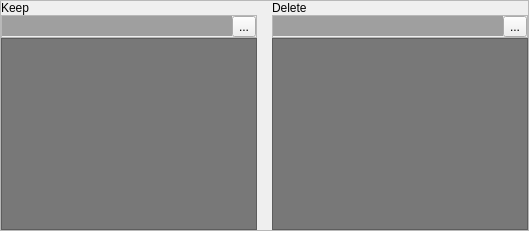
           <widget class="QFrame" name="frame_55">
            <property name="frameShape">
             <enum>QFrame::StyledPanel</enum>
            </property>
            <property name="frameShadow">
             <enum>QFrame::Raised</enum>
            </property>
            <layout class="QGridLayout" name="gridLayout_14">
             <property name="leftMargin">
              <number>0</number>
             </property>
             <property name="topMargin">
              <number>0</number>
             </property>
             <property name="rightMargin">
              <number>0</number>
             </property>
             <property name="bottomMargin">
              <number>0</number>
             </property>
             <property name="horizontalSpacing">
              <number>15</number>
             </property>
             <property name="verticalSpacing">
              <number>0</number>
             </property>
             <item row="1" column="1">
              <widget class="QFrame" name="frame_56">
               <property name="frameShape">
                <enum>QFrame::StyledPanel</enum>
               </property>
               <property name="frameShadow">
                <enum>QFrame::Raised</enum>
               </property>
               <layout class="QHBoxLayout" name="horizontalLayout_39">
                <property name="spacing">
                 <number>0</number>
                </property>
                <property name="leftMargin">
                 <number>0</number>
                </property>
                <property name="topMargin">
                 <number>0</number>
                </property>
                <property name="rightMargin">
                 <number>0</number>
                </property>
                <property name="bottomMargin">
                 <number>0</number>
                </property>
                <item>
                 <widget class="QLineEdit" name="country_no">
                  <property name="palette">
                   <palette>
                    <active>
                     <colorrole role="Base">
                      <brush brushstyle="SolidPattern">
                       <color alpha="255">
                        <red>159</red>
                        <green>159</green>
                        <blue>159</blue>
                       </color>
                      </brush>
                     </colorrole>
                    </active>
                    <inactive>
                     <colorrole role="Base">
                      <brush brushstyle="SolidPattern">
                       <color alpha="255">
                        <red>159</red>
                        <green>159</green>
                        <blue>159</blue>
                       </color>
                      </brush>
                     </colorrole>
                    </inactive>
                    <disabled>
                     <colorrole role="Base">
                      <brush brushstyle="SolidPattern">
                       <color alpha="255">
                        <red>108</red>
                        <green>108</green>
                        <blue>108</blue>
                       </color>
                      </brush>
                     </colorrole>
                    </disabled>
                   </palette>
                  </property>
                  <property name="autoFillBackground">
                   <bool>true</bool>
                  </property>
                  <property name="frame">
                   <bool>false</bool>
                  </property>
                 </widget>
                </item>
                <item>
                 <widget class="QToolButton" name="country_no_button">
                  <property name="text">
                   <string>...</string>
                  </property>
                 </widget>
                </item>
               </layout>
              </widget>
             </item>
             <item row="1" column="0">
              <widget class="QFrame" name="frame_57">
               <property name="frameShape">
                <enum>QFrame::StyledPanel</enum>
               </property>
               <property name="frameShadow">
                <enum>QFrame::Raised</enum>
               </property>
               <layout class="QHBoxLayout" name="horizontalLayout_40">
                <property name="spacing">
                 <number>0</number>
                </property>
                <property name="leftMargin">
                 <number>0</number>
                </property>
                <property name="topMargin">
                 <number>0</number>
                </property>
                <property name="rightMargin">
                 <number>0</number>
                </property>
                <property name="bottomMargin">
                 <number>0</number>
                </property>
                <item>
                 <widget class="QLineEdit" name="country_yes">
                  <property name="palette">
                   <palette>
                    <active>
                     <colorrole role="Base">
                      <brush brushstyle="SolidPattern">
                       <color alpha="255">
                        <red>159</red>
                        <green>159</green>
                        <blue>159</blue>
                       </color>
                      </brush>
                     </colorrole>
                    </active>
                    <inactive>
                     <colorrole role="Base">
                      <brush brushstyle="SolidPattern">
                       <color alpha="255">
                        <red>159</red>
                        <green>159</green>
                        <blue>159</blue>
                       </color>
                      </brush>
                     </colorrole>
                    </inactive>
                    <disabled>
                     <colorrole role="Base">
                      <brush brushstyle="SolidPattern">
                       <color alpha="255">
                        <red>108</red>
                        <green>108</green>
                        <blue>108</blue>
                       </color>
                      </brush>
                     </colorrole>
                    </disabled>
                   </palette>
                  </property>
                  <property name="autoFillBackground">
                   <bool>true</bool>
                  </property>
                  <property name="frame">
                   <bool>false</bool>
                  </property>
                 </widget>
                </item>
                <item>
                 <widget class="QToolButton" name="country_yes_button">
                  <property name="text">
                   <string>...</string>
                  </property>
                 </widget>
                </item>
               </layout>
              </widget>
             </item>
             <item row="2" column="1">
              <widget class="QListWidget" name="country_no_list">
               <property name="styleSheet">
                <string notr="true">QListWidget{background:rgb(120,120,120)}
QListWidget::item:selected{background: rgb(219, 219, 219)}
QListWidget::item:selected{color:black} </string>
               </property>
               <property name="editTriggers">
                <set>QAbstractItemView::NoEditTriggers</set>
               </property>
              </widget>
             </item>
             <item row="0" column="1">
              <widget class="QLabel" name="label_60">
               <property name="text">
                <string>Delete</string>
               </property>
              </widget>
             </item>
             <item row="2" column="0">
              <widget class="QListWidget" name="country_yes_list">
               <property name="styleSheet">
                <string notr="true">QListWidget{background:rgb(120,120,120)}
QListWidget::item:selected{background: rgb(219, 219, 219)}
QListWidget::item:selected{color:black} </string>
               </property>
               <property name="editTriggers">
                <set>QAbstractItemView::NoEditTriggers</set>
               </property>
              </widget>
             </item>
             <item row="0" column="0">
              <widget class="QLabel" name="label_61">
               <property name="text">
                <string>Keep</string>
               </property>
              </widget>
             </item>
            </layout>
           </widget>
